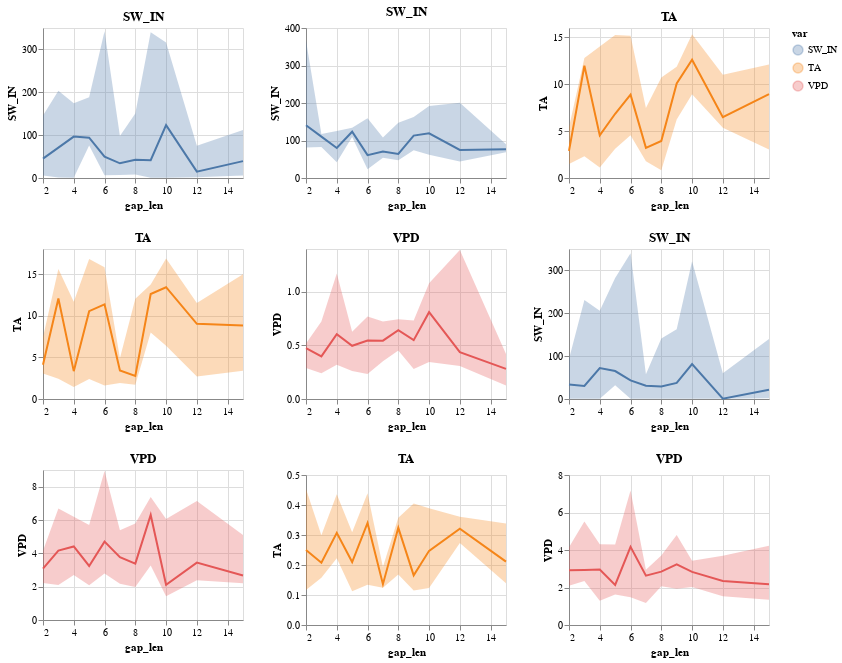

The notebook cell saved with this chart:
### Code cell
facet_grid(gap_len_agg, plot_gap_len, row='var', col='method')

### Figure 1 — Vega-Lite specification as saved in the notebook (floating-point values rounded to 4 significant figures)
{"config": {"view": {"continuousWidth": 400, "continuousHeight": 300}}, "hconcat": [{"vconcat": [{"hconcat": [{"layer": [{"mark": "line", "encoding": {"color": {"field": "var", "type": "nominal"}, "x": {"field": "gap_len", "title": "gap_len", "type": "quantitative"}, "y": {"field": "median", "title": "SW_IN", "type": "quantitative"}}}, {"mark": "errorband", "encoding": {"color": {"field": "var", "type": "nominal"}, "x": {"field": "gap_len", "type": "quantitative"}, "y": {"field": "Q1", "title": "SW_IN", "type": "quantitative"}, "y2": {"field": "Q3"}}}], "height": 150, "title": "SW_IN", "width": 200}], "data": {"name": "data-95d9e9ed492ff77dfce9725b7e1e4653"}}, {"hconcat": [{"layer": [{"mark": "line", "encoding": {"color": {"field": "var", "type": "nominal"}, "x": {"field": "gap_len", "title": "gap_len", "type": "quantitative"}, "y": {"field": "median", "title": "TA", "type": "quantitative"}}}, {"mark": "errorband", "encoding": {"color": {"field": "var", "type": "nominal"}, "x": {"field": "gap_len", "type": "quantitative"}, "y": {"field": "Q1", "title": "TA", "type": "quantitative"}, "y2": {"field": "Q3"}}}], "height": 150, "title": "TA", "width": 200}], "data": {"name": "data-6563bb6d35ccd5c49054e10d8684c8bc"}}, {"hconcat": [{"layer": [{"mark": "line", "encoding": {"color": {"field": "var", "type": "nominal"}, "x": {"field": "gap_len", "title": "gap_len", "type": "quantitative"}, "y": {"field": "median", "title": "VPD", "type": "quantitative"}}}, {"mark": "errorband", "encoding": {"color": {"field": "var", "type": "nominal"}, "x": {"field": "gap_len", "type": "quantitative"}, "y": {"field": "Q1", "title": "VPD", "type": "quantitative"}, "y2": {"field": "Q3"}}}], "height": 150, "title": "VPD", "width": 200}], "data": {"name": "data-6b05ab9c8a45d829ac128c8cc7010c63"}}], "resolve": {"scale": {"y": "independent"}}}, {"vconcat": [{"hconcat": [{"layer": [{"mark": "line", "encoding": {"color": {"field": "var", "type": "nominal"}, "x": {"field": "gap_len", "title": "gap_len", "type": "quantitative"}, "y": {"field": "median", "title": "SW_IN", "type": "quantitative"}}}, {"mark": "errorband", "encoding": {"color": {"field": "var", "type": "nominal"}, "x": {"field": "gap_len", "type": "quantitative"}, "y": {"field": "Q1", "title": "SW_IN", "type": "quantitative"}, "y2": {"field": "Q3"}}}], "height": 150, "title": "SW_IN", "width": 200}], "data": {"name": "data-edda67af047b3c1f7656af038df18819"}}, {"hconcat": [{"layer": [{"mark": "line", "encoding": {"color": {"field": "var", "type": "nominal"}, "x": {"field": "gap_len", "title": "gap_len", "type": "quantitative"}, "y": {"field": "median", "title": "VPD", "type": "quantitative"}}}, {"mark": "errorband", "encoding": {"color": {"field": "var", "type": "nominal"}, "x": {"field": "gap_len", "type": "quantitative"}, "y": {"field": "Q1", "title": "VPD", "type": "quantitative"}, "y2": {"field": "Q3"}}}], "height": 150, "title": "VPD", "width": 200}], "data": {"name": "data-9f995549927c3b8acc8ba9dfda32cb49"}}, {"hconcat": [{"layer": [{"mark": "line", "encoding": {"color": {"field": "var", "type": "nominal"}, "x": {"field": "gap_len", "title": "gap_len", "type": "quantitative"}, "y": {"field": "median", "title": "TA", "type": "quantitative"}}}, {"mark": "errorband", "encoding": {"color": {"field": "var", "type": "nominal"}, "x": {"field": "gap_len", "type": "quantitative"}, "y": {"field": "Q1", "title": "TA", "type": "quantitative"}, "y2": {"field": "Q3"}}}], "height": 150, "title": "TA", "width": 200}], "data": {"name": "data-3dd0ebad6d178a5cbbd00b8afb7a5499"}}], "resolve": {"scale": {"y": "independent"}}}, {"vconcat": [{"hconcat": [{"layer": [{"mark": "line", "encoding": {"color": {"field": "var", "type": "nominal"}, "x": {"field": "gap_len", "title": "gap_len", "type": "quantitative"}, "y": {"field": "median", "title": "TA", "type": "quantitative"}}}, {"mark": "errorband", "encoding": {"color": {"field": "var", "type": "nominal"}, "x": {"field": "gap_len", "type": "quantitative"}, "y": {"field": "Q1", "title": "TA", "type": "quantitative"}, "y2": {"field": "Q3"}}}], "height": 150, "title": "TA", "width": 200}], "data": {"name": "data-e2245ed1aad6b1e8d078ff2b0195a8d8"}}, {"hconcat": [{"layer": [{"mark": "line", "encoding": {"color": {"field": "var", "type": "nominal"}, "x": {"field": "gap_len", "title": "gap_len", "type": "quantitative"}, "y": {"field": "median", "title": "SW_IN", "type": "quantitative"}}}, {"mark": "errorband", "encoding": {"color": {"field": "var", "type": "nominal"}, "x": {"field": "gap_len", "type": "quantitative"}, "y": {"field": "Q1", "title": "SW_IN", "type": "quantitative"}, "y2": {"field": "Q3"}}}], "height": 150, "title": "SW_IN", "width": 200}], "data": {"name": "data-662f50562a52307e39c09c5306076e07"}}, {"hconcat": [{"layer": [{"mark": "line", "encoding": {"color": {"field": "var", "type": "nominal"}, "x": {"field": "gap_len", "title": "gap_len", "type": "quantitative"}, "y": {"field": "median", "title": "VPD", "type": "quantitative"}}}, {"mark": "errorband", "encoding": {"color": {"field": "var", "type": "nominal"}, "x": {"field": "gap_len", "type": "quantitative"}, "y": {"field": "Q1", "title": "VPD", "type": "quantitative"}, "y2": {"field": "Q3"}}}], "height": 150, "title": "VPD", "width": 200}], "data": {"name": "data-9aee095bd22271aa4ce6bd949c2b69ff"}}], "resolve": {"scale": {"y": "independent"}}}], "$schema": "https://vega.github.io/schema/vega-lite/v5.2.0.json", "datasets": {"data-95d9e9ed492ff77dfce9725b7e1e4653": [{"var": "SW_IN", "gap_len": 9, "method": "MDS", "median": 41.68, "Q1": 0.5958, "Q3": 339.8, "min": 0.5958, "max": 563.1}, {"var": "SW_IN", "gap_len": 10, "method": "MDS", "median": 123.2, "Q1": 0.73, "Q3": 316.2, "min": 0.5958, "max": 448.7}, {"var": "SW_IN", "gap_len": 6, "method": "MDS", "median": 49.76, "Q1": 6.689, "Q3": 342.1, "min": 0.5958, "max": 606.8}, {"var": "SW_IN", "gap_len": 5, "method": "MDS", "median": 94.1, "Q1": 76.02, "Q3": 188.3, "min": 0.8929, "max": 535.1}, {"var": "SW_IN", "gap_len": 2, "method": "MDS", "median": 45.19, "Q1": 5.802, "Q3": 146.0, "min": 0.5958, "max": 252.2}, {"var": "SW_IN", "gap_len": 3, "method": "MDS", "median": 70.79, "Q1": 1.374, "Q3": 203.4, "min": 0.5958, "max": 730.8}, {"var": "SW_IN", "gap_len": 8, "method": "MDS", "median": 42.48, "Q1": 8.094, "Q3": 150.7, "min": 0.5958, "max": 269.2}, {"var": "SW_IN", "gap_len": 12, "method": "MDS", "median": 14.79, "Q1": 1.932, "Q3": 75.53, "min": 0.5958, "max": 100.5}, {"var": "SW_IN", "gap_len": 7, "method": "MDS", "median": 34.25, "Q1": 7.264, "Q3": 97.98, "min": 0.5958, "max": 184.6}, {"var": "SW_IN", "gap_len": 15, "method": "MDS", "median": 39.32, "Q1": 5.924, "Q3": 112.2, "min": 0.5958, "max": 319.2}, {"var": "SW_IN", "gap_len": 4, "method": "MDS", "median": 96.67, "Q1": 0.5958, "Q3": 174.5, "min": 0.5958, "max": 412.2}], "data-6563bb6d35ccd5c49054e10d8684c8bc": [{"var": "TA", "gap_len": 12, "method": "MDS", "median": 9.016, "Q1": 2.687, "Q3": 11.52, "min": 0.6192, "max": 15.24}, {"var": "TA", "gap_len": 3, "method": "MDS", "median": 12.07, "Q1": 2.432, "Q3": 15.61, "min": 0.556, "max": 17.35}, {"var": "TA", "gap_len": 8, "method": "MDS", "median": 2.777, "Q1": 1.7, "Q3": 12.03, "min": 0.405, "max": 17.57}, {"var": "TA", "gap_len": 6, "method": "MDS", "median": 11.36, "Q1": 1.621, "Q3": 15.81, "min": 1.036, "max": 19.14}, {"var": "TA", "gap_len": 7, "method": "MDS", "median": 3.427, "Q1": 1.918, "Q3": 4.879, "min": 1.445, "max": 12.93}, {"var": "TA", "gap_len": 2, "method": "MDS", "median": 4.106, "Q1": 3.074, "Q3": 7.401, "min": 0.8102, "max": 18.42}, {"var": "TA", "gap_len": 9, "method": "MDS", "median": 12.6, "Q1": 7.986, "Q3": 13.73, "min": 1.448, "max": 21.68}, {"var": "TA", "gap_len": 10, "method": "MDS", "median": 13.41, "Q1": 6.38, "Q3": 16.85, "min": 0.4281, "max": 20.6}, {"var": "TA", "gap_len": 5, "method": "MDS", "median": 10.54, "Q1": 2.386, "Q3": 16.81, "min": 0.8957, "max": 19.77}, {"var": "TA", "gap_len": 15, "method": "MDS", "median": 8.833, "Q1": 3.405, "Q3": 14.96, "min": 0.2608, "max": 15.99}, {"var": "TA", "gap_len": 4, "method": "MDS", "median": 3.345, "Q1": 1.444, "Q3": 11.68, "min": 0.2069, "max": 18.97}], "data-6b05ab9c8a45d829ac128c8cc7010c63": [{"var": "VPD", "gap_len": 9, "method": "MDS", "median": 6.303, "Q1": 3.267, "Q3": 7.38, "min": 1.796, "max": 9.099}, {"var": "VPD", "gap_len": 10, "method": "MDS", "median": 2.114, "Q1": 1.422, "Q3": 6.055, "min": 1.051, "max": 15.07}, {"var": "VPD", "gap_len": 5, "method": "MDS", "median": 3.241, "Q1": 2.089, "Q3": 5.704, "min": 1.367, "max": 6.213}, {"var": "VPD", "gap_len": 2, "method": "MDS", "median": 3.085, "Q1": 2.225, "Q3": 4.158, "min": 1.339, "max": 6.519}, {"var": "VPD", "gap_len": 6, "method": "MDS", "median": 4.704, "Q1": 2.792, "Q3": 8.944, "min": 1.381, "max": 10.51}, {"var": "VPD", "gap_len": 12, "method": "MDS", "median": 3.443, "Q1": 2.388, "Q3": 7.134, "min": 1.53, "max": 7.658}, {"var": "VPD", "gap_len": 7, "method": "MDS", "median": 3.774, "Q1": 2.182, "Q3": 5.389, "min": 1.551, "max": 6.194}, {"var": "VPD", "gap_len": 8, "method": "MDS", "median": 3.387, "Q1": 1.979, "Q3": 5.791, "min": 1.239, "max": 10.82}, {"var": "VPD", "gap_len": 3, "method": "MDS", "median": 4.161, "Q1": 2.102, "Q3": 6.688, "min": 1.942, "max": 10.87}, {"var": "VPD", "gap_len": 4, "method": "MDS", "median": 4.413, "Q1": 2.696, "Q3": 6.197, "min": 1.403, "max": 8.515}, {"var": "VPD", "gap_len": 15, "method": "MDS", "median": 2.671, "Q1": 2.201, "Q3": 5.106, "min": 1.186, "max": 10.63}], "data-edda67af047b3c1f7656af038df18819": [{"var": "SW_IN", "gap_len": 4, "method": "KalmanFilter", "median": 79.93, "Q1": 41.99, "Q3": 125.6, "min": 27.44, "max": 261.5}, {"var": "SW_IN", "gap_len": 15, "method": "KalmanFilter", "median": 76.7, "Q1": 68.94, "Q3": 89.9, "min": 43.66, "max": 316.8}, {"var": "SW_IN", "gap_len": 2, "method": "KalmanFilter", "median": 140.7, "Q1": 81.47, "Q3": 366.7, "min": 27.05, "max": 393.6}, {"var": "SW_IN", "gap_len": 8, "method": "KalmanFilter", "median": 64.23, "Q1": 47.54, "Q3": 147.2, "min": 37.83, "max": 261.1}, {"var": "SW_IN", "gap_len": 3, "method": "KalmanFilter", "median": 110.4, "Q1": 82.7, "Q3": 117.3, "min": 21.19, "max": 247.9}, {"var": "SW_IN", "gap_len": 6, "method": "KalmanFilter", "median": 60.91, "Q1": 23.53, "Q3": 159.1, "min": 21.97, "max": 207.0}, {"var": "SW_IN", "gap_len": 5, "method": "KalmanFilter", "median": 123.5, "Q1": 109.4, "Q3": 134.0, "min": 71.5, "max": 219.1}, {"var": "SW_IN", "gap_len": 9, "method": "KalmanFilter", "median": 113.2, "Q1": 74.08, "Q3": 162.7, "min": 51.78, "max": 372.7}, {"var": "SW_IN", "gap_len": 10, "method": "KalmanFilter", "median": 119.3, "Q1": 62.23, "Q3": 192.0, "min": 50.4, "max": 270.8}, {"var": "SW_IN", "gap_len": 12, "method": "KalmanFilter", "median": 74.76, "Q1": 44.18, "Q3": 200.5, "min": 18.43, "max": 518.6}, {"var": "SW_IN", "gap_len": 7, "method": "KalmanFilter", "median": 70.5, "Q1": 54.33, "Q3": 108.2, "min": 17.95, "max": 165.7}], "data-9f995549927c3b8acc8ba9dfda32cb49": [{"var": "VPD", "gap_len": 6, "method": "KalmanFilter", "median": 0.5449, "Q1": 0.2332, "Q3": 0.77, "min": 0.1275, "max": 1.502}, {"var": "VPD", "gap_len": 12, "method": "KalmanFilter", "median": 0.4368, "Q1": 0.3089, "Q3": 1.39, "min": 0.2523, "max": 2.225}, {"var": "VPD", "gap_len": 7, "method": "KalmanFilter", "median": 0.5448, "Q1": 0.353, "Q3": 0.724, "min": 0.132, "max": 3.666}, {"var": "VPD", "gap_len": 9, "method": "KalmanFilter", "median": 0.5496, "Q1": 0.2797, "Q3": 0.7321, "min": 0.2096, "max": 1.169}, {"var": "VPD", "gap_len": 5, "method": "KalmanFilter", "median": 0.4968, "Q1": 0.2613, "Q3": 0.6275, "min": 0.2011, "max": 1.209}, {"var": "VPD", "gap_len": 10, "method": "KalmanFilter", "median": 0.8106, "Q1": 0.3448, "Q3": 1.081, "min": 0.1498, "max": 1.671}, {"var": "VPD", "gap_len": 2, "method": "KalmanFilter", "median": 0.4743, "Q1": 0.2894, "Q3": 0.5183, "min": 0.2545, "max": 1.277}, {"var": "VPD", "gap_len": 4, "method": "KalmanFilter", "median": 0.6042, "Q1": 0.3201, "Q3": 1.172, "min": 0.1283, "max": 2.961}, {"var": "VPD", "gap_len": 15, "method": "KalmanFilter", "median": 0.2811, "Q1": 0.1264, "Q3": 0.4194, "min": 0.07261, "max": 0.5865}, {"var": "VPD", "gap_len": 8, "method": "KalmanFilter", "median": 0.6419, "Q1": 0.4519, "Q3": 0.7438, "min": 0.2104, "max": 1.008}, {"var": "VPD", "gap_len": 3, "method": "KalmanFilter", "median": 0.3973, "Q1": 0.2399, "Q3": 0.724, "min": 0.1589, "max": 1.492}], "data-3dd0ebad6d178a5cbbd00b8afb7a5499": [{"var": "TA", "gap_len": 2, "method": "KalmanFilter", "median": 0.2498, "Q1": 0.117, "Q3": 0.4533, "min": 0.06977, "max": 0.5928}, {"var": "TA", "gap_len": 12, "method": "KalmanFilter", "median": 0.3209, "Q1": 0.2736, "Q3": 0.3605, "min": 0.2001, "max": 0.391}, {"var": "TA", "gap_len": 3, "method": "KalmanFilter", "median": 0.2074, "Q1": 0.1578, "Q3": 0.2988, "min": 0.07069, "max": 0.4225}, {"var": "TA", "gap_len": 8, "method": "KalmanFilter", "median": 0.3238, "Q1": 0.1683, "Q3": 0.3572, "min": 0.1216, "max": 0.6188}, {"var": "TA", "gap_len": 6, "method": "KalmanFilter", "median": 0.3401, "Q1": 0.134, "Q3": 0.4394, "min": 0.08735, "max": 0.8358}, {"var": "TA", "gap_len": 7, "method": "KalmanFilter", "median": 0.1362, "Q1": 0.1239, "Q3": 0.1935, "min": 0.09243, "max": 0.3449}, {"var": "TA", "gap_len": 4, "method": "KalmanFilter", "median": 0.3071, "Q1": 0.2226, "Q3": 0.4361, "min": 0.08683, "max": 1.311}, {"var": "TA", "gap_len": 15, "method": "KalmanFilter", "median": 0.2114, "Q1": 0.1392, "Q3": 0.338, "min": 0.05656, "max": 0.5203}, {"var": "TA", "gap_len": 5, "method": "KalmanFilter", "median": 0.2099, "Q1": 0.1128, "Q3": 0.3092, "min": 0.07041, "max": 0.439}, {"var": "TA", "gap_len": 9, "method": "KalmanFilter", "median": 0.1655, "Q1": 0.1146, "Q3": 0.4047, "min": 0.04197, "max": 0.8315}, {"var": "TA", "gap_len": 10, "method": "KalmanFilter", "median": 0.2472, "Q1": 0.1237, "Q3": 0.3895, "min": 0.07494, "max": 0.8254}], "data-e2245ed1aad6b1e8d078ff2b0195a8d8": [{"var": "TA", "gap_len": 10, "method": "ERA", "median": 12.62, "Q1": 8.925, "Q3": 15.32, "min": 3.774, "max": 17.62}, {"var": "TA", "gap_len": 9, "method": "ERA", "median": 10.08, "Q1": 6.235, "Q3": 11.87, "min": 1.752, "max": 18.74}, {"var": "TA", "gap_len": 5, "method": "ERA", "median": 6.852, "Q1": 3.126, "Q3": 15.25, "min": 0.173, "max": 22.83}, {"var": "TA", "gap_len": 2, "method": "ERA", "median": 2.893, "Q1": 1.48, "Q3": 5.411, "min": 0.1331, "max": 13.95}, {"var": "TA", "gap_len": 6, "method": "ERA", "median": 8.883, "Q1": 4.568, "Q3": 15.18, "min": 0.7138, "max": 17.1}, {"var": "TA", "gap_len": 7, "method": "ERA", "median": 3.215, "Q1": 1.796, "Q3": 7.48, "min": 0.1331, "max": 12.08}, {"var": "TA", "gap_len": 12, "method": "ERA", "median": 6.486, "Q1": 5.353, "Q3": 11.02, "min": 0.7271, "max": 12.14}, {"var": "TA", "gap_len": 3, "method": "ERA", "median": 11.98, "Q1": 2.32, "Q3": 12.8, "min": 0.9746, "max": 15.54}, {"var": "TA", "gap_len": 8, "method": "ERA", "median": 3.956, "Q1": 0.818, "Q3": 10.71, "min": 0.5666, "max": 14.66}, {"var": "TA", "gap_len": 4, "method": "ERA", "median": 4.541, "Q1": 1.109, "Q3": 14.02, "min": 0.6089, "max": 16.55}, {"var": "TA", "gap_len": 15, "method": "ERA", "median": 8.942, "Q1": 3.037, "Q3": 12.1, "min": 1.109, "max": 17.1}], "data-662f50562a52307e39c09c5306076e07": [{"var": "SW_IN", "gap_len": 7, "method": "ERA", "median": 30.9, "Q1": 0.5929, "Q3": 57.96, "min": 0.5929, "max": 135.7}, {"var": "SW_IN", "gap_len": 3, "method": "ERA", "median": 30.37, "Q1": 0.5929, "Q3": 231.1, "min": 0.5929, "max": 493.9}, {"var": "SW_IN", "gap_len": 8, "method": "ERA", "median": 29.09, "Q1": 0.5929, "Q3": 141.4, "min": 0.5925, "max": 222.6}, {"var": "SW_IN", "gap_len": 2, "method": "ERA", "median": 33.62, "Q1": 0.5929, "Q3": 93.21, "min": 0.5929, "max": 207.3}, {"var": "SW_IN", "gap_len": 6, "method": "ERA", "median": 43.37, "Q1": 0.5929, "Q3": 339.9, "min": 0.5929, "max": 534.1}, {"var": "SW_IN", "gap_len": 5, "method": "ERA", "median": 65.25, "Q1": 32.18, "Q3": 282.2, "min": 0.5929, "max": 630.2}, {"var": "SW_IN", "gap_len": 9, "method": "ERA", "median": 37.57, "Q1": 0.5929, "Q3": 162.7, "min": 0.5929, "max": 467.6}, {"var": "SW_IN", "gap_len": 10, "method": "ERA", "median": 81.6, "Q1": 0.5929, "Q3": 321.7, "min": 0.5929, "max": 430.7}, {"var": "SW_IN", "gap_len": 4, "method": "ERA", "median": 72.23, "Q1": 0.5929, "Q3": 206.0, "min": 0.5929, "max": 496.3}, {"var": "SW_IN", "gap_len": 15, "method": "ERA", "median": 21.37, "Q1": 1.562, "Q3": 140.1, "min": 0.5929, "max": 287.7}, {"var": "SW_IN", "gap_len": 12, "method": "ERA", "median": 0.5929, "Q1": 0.5929, "Q3": 60.29, "min": 0.5895, "max": 152.7}], "data-9aee095bd22271aa4ce6bd949c2b69ff": [{"var": "VPD", "gap_len": 3, "method": "ERA", "median": 2.937, "Q1": 2.347, "Q3": 5.518, "min": 1.35, "max": 6.437}, {"var": "VPD", "gap_len": 8, "method": "ERA", "median": 2.846, "Q1": 2.071, "Q3": 3.713, "min": 1.331, "max": 7.099}, {"var": "VPD", "gap_len": 12, "method": "ERA", "median": 2.348, "Q1": 1.528, "Q3": 3.691, "min": 1.171, "max": 6.37}, {"var": "VPD", "gap_len": 7, "method": "ERA", "median": 2.634, "Q1": 1.175, "Q3": 2.945, "min": 0.9423, "max": 13.35}, {"var": "VPD", "gap_len": 6, "method": "ERA", "median": 4.168, "Q1": 1.482, "Q3": 7.176, "min": 1.204, "max": 12.56}, {"var": "VPD", "gap_len": 2, "method": "ERA", "median": 2.914, "Q1": 2.09, "Q3": 4.144, "min": 1.398, "max": 7.956}, {"var": "VPD", "gap_len": 10, "method": "ERA", "median": 2.83, "Q1": 2.023, "Q3": 3.433, "min": 1.334, "max": 10.42}, {"var": "VPD", "gap_len": 9, "method": "ERA", "median": 3.229, "Q1": 1.932, "Q3": 4.803, "min": 1.274, "max": 14.35}, {"var": "VPD", "gap_len": 5, "method": "ERA", "median": 2.139, "Q1": 1.625, "Q3": 4.288, "min": 1.239, "max": 8.971}, {"var": "VPD", "gap_len": 15, "method": "ERA", "median": 2.179, "Q1": 1.352, "Q3": 4.221, "min": 1.184, "max": 7.956}, {"var": "VPD", "gap_len": 4, "method": "ERA", "median": 2.963, "Q1": 1.292, "Q3": 4.304, "min": 0.7143, "max": 6.675}]}}
